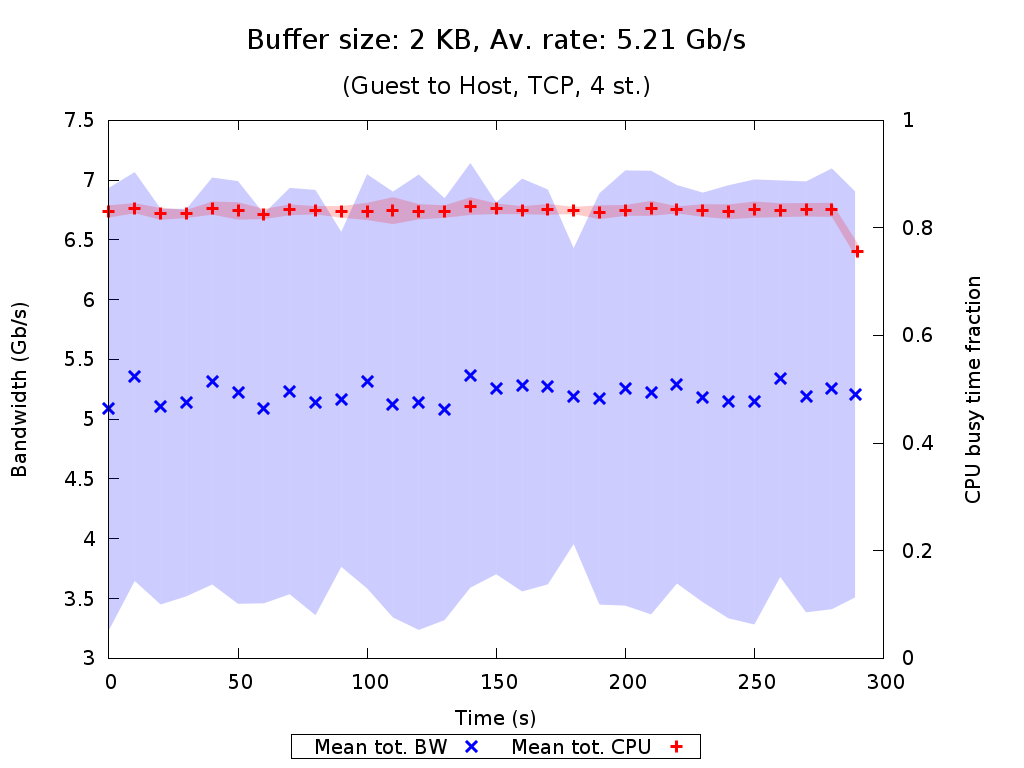

Generate this figure with gnuplot:
set terminal pngcairo nocrop enhanced size 1024,768 font "Verdana,15"
set output "TCP_4_st_2015_07_24_22-09-54_g2h_2KB.png"

set title "{/=20 Buffer size: 2 KB, Av. rate: 5.21 Gb/s}\n\n{/=18 (Guest to Host, TCP, 4 st.)}"

set xlabel "Time (s)"
set ylabel "Bandwidth (Gb/s)"
set ytics nomirror
set y2label "CPU busy time fraction"
set y2tics nomirror
set y2range [0:1]
set key bmargin center horizontal box samplen 1 width -1
set bmargin 4.6

set style fill transparent solid 0.2 noborder
plot "TCP_4_st_2015_07_24_22-09-54_g2h_2KB_iperf_processed.dat" using 1:($2/1073741824.0-$3/1073741824.0):($2/1073741824.0+$3/1073741824.0) with filledcurves lc rgb "blue" notitle, \
     "" using 1:($2/1073741824.0) with points pt 2 ps 1.5 lw 3 lc rgb "blue" title "Mean tot. BW", \
     "TCP_4_st_2015_07_24_22-09-54_g2h_2KB_mpstat_processed.dat" using 1:($2-$3):($2+$3) with filledcurves lc rgb "red" axes x1y2 notitle, \
     "" using 1:2 with points pt 1 ps 1.5 lw 3 lc rgb "red" axes x1y2 title "Mean tot. CPU"
